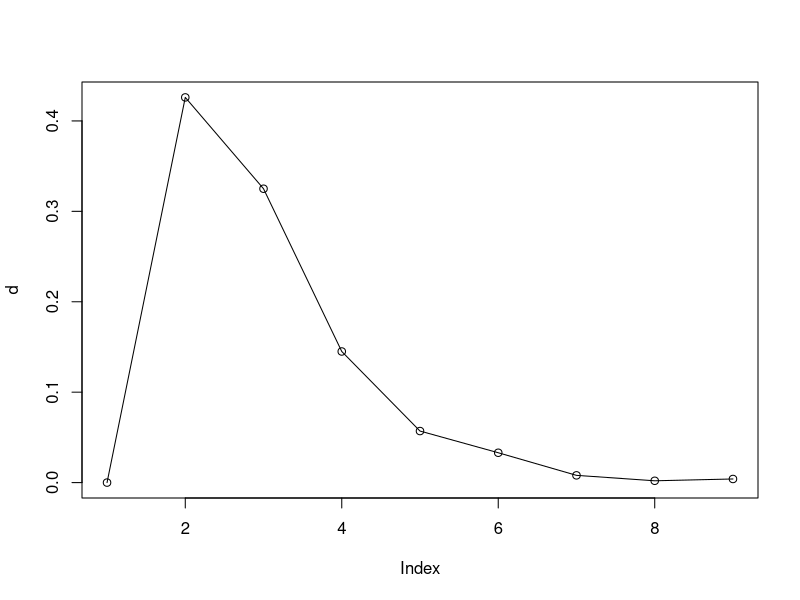

Source code (R): (Note: this script raises an error after producing the figure.)
library(igraph)
g <- barabasi.game(1000,power=-3,directed=FALSE)
d<-degree.distribution(g)
png(filename="/Users/mysteryjoe/Desktop/ucla/ee232/")
plot(d, type="o")
diameter(g)
dev.off()

count<-0
for(i in 1:100){
	if(is.connected(g))
	{
	count<-count+1
	}
}
k<-count/100

cl<- count/100
gccIndex = which.max(cl$csize)
nonGccNodes <- (1:vcount(g))[cl$membership != gccIndex]
gcc <- delete.vertices(g, nonGccNodes)

# find communities using fastgreedy algorithm
fg <- fastgreedy.community(gcc)
modularity(gcc,membership(fg))

##create a undirected network with a fat-tailed degree distribution with 10000 nodes
g <- barabasi.game(10000,power=-3,directed = FALSE)
fg <- fastgreedy.community(g)
modularity(fg)